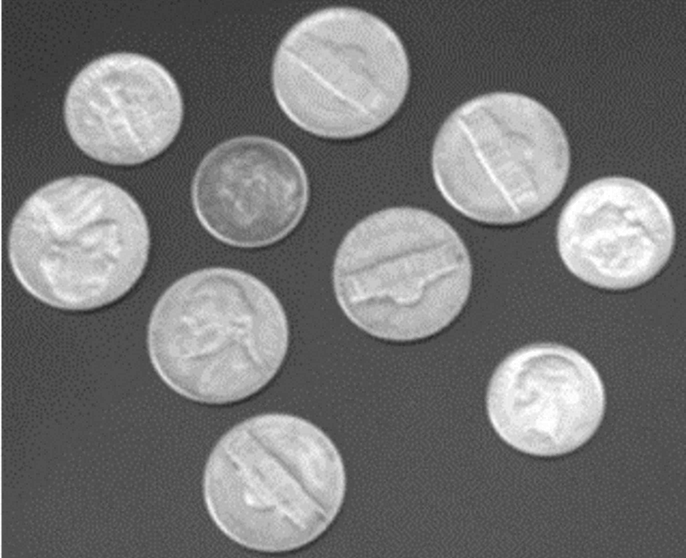
//> input picture work1/coins.png, 686 x 558 px
$ ./coins   (built with g++ and OpenCV 4)
//> lines starting //> are read from the running program, lines starting //| are printed output that depends on the picture; after the words box and inside, x2 and y2 are one past the last pixel; in counts of white or black regions, pixels touching at a corner belong together
#pragma execution_character_set("utf-8")

#include <opencv2/opencv.hpp>
#include <opencv2/geometry.hpp>
#include <filesystem>
#include <iostream>
#include <string>
#include <vector>

using namespace std;

int main() {
    // ---------------- 1. 读图 ----------------
    const string imagePath = "coins.png";
    cv::Mat img = cv::imread(imagePath);
//> img is the input picture: 558 rows x 686 cols, CV_8UC3; min 35, max 255, mean 116.1
    if (img.empty()) {
        cout << "图片加载失败！找不到 " << imagePath << endl;
        cout << "当前工作目录: " << std::filesystem::current_path().string() << endl;
        cout << "请把硬币图存成 coins.png 放到上面这个目录（一般是 Project1）" << endl;
        return -1;
    }

    if (img.cols > 1000) {
        double scale = 1000.0 / img.cols;
        cv::resize(img, img, cv::Size(), scale, scale);
    }
    cout << "图片尺寸: " << img.cols << " x " << img.rows << endl;
//| 图片尺寸: 686 x 558

    // ---------------- 2. 灰度 + 二值化 ----------------
    // 和回形针那张图相反：这里是"亮硬币 + 暗桌面"，
    // 所以要用 THRESH_BINARY（亮的变白、暗的变黑），不能用 THRESH_BINARY_INV。
    // 先做 5x5 高斯模糊，压掉桌面上的颗粒噪点，Otsu 的阈值会更稳。
    cv::Mat gray, blurImg, binary;
    cv::cvtColor(img, gray, cv::COLOR_BGR2GRAY);
    cv::GaussianBlur(gray, blurImg, cv::Size(5, 5), 0);
    cv::threshold(blurImg, binary, 0, 255, cv::THRESH_BINARY | cv::THRESH_OTSU);
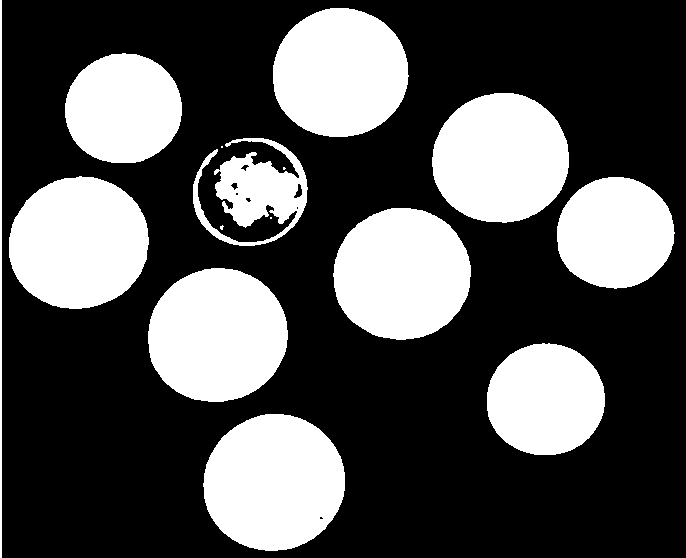
//> binary: 558 rows x 686 cols, CV_8UC1; 32.6% white; 15 white regions (4 under 20 px), largest, box (x1, y1, x2, y2) and area: (203, 414, 345, 551) 15226, (148, 268, 288, 402) 14753, (9, 176, 149, 309) 14586

    // 开运算去掉零星噪点，闭运算把硬币边缘的小缺口补圆
    cv::Mat k3 = cv::getStructuringElement(cv::MORPH_ELLIPSE, cv::Size(3, 3));
    cv::Mat k5 = cv::getStructuringElement(cv::MORPH_ELLIPSE, cv::Size(5, 5));
    cv::morphologyEx(binary, binary, cv::MORPH_OPEN, k3);
//> binary: 558 rows x 686 cols, CV_8UC1; 32.6% white; 14 white regions (3 under 20 px), largest, box (x1, y1, x2, y2) and area: (203, 414, 345, 551) 15226, (148, 268, 288, 402) 14753, (9, 176, 149, 309) 14585
    cv::morphologyEx(binary, binary, cv::MORPH_CLOSE, k5);
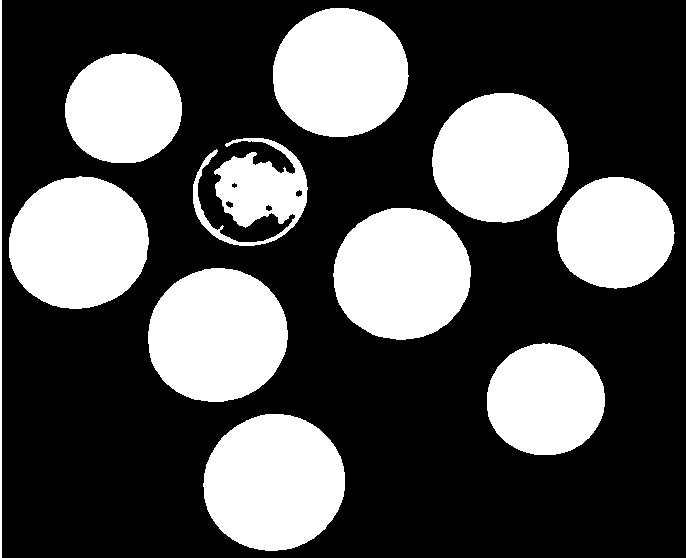
//> binary: 558 rows x 686 cols, CV_8UC1; 32.6% white; 11 white regions

    // ---------------- 3. 找轮廓 ----------------
    vector<vector<cv::Point>> contours;
    cv::findContours(binary, contours, cv::RETR_EXTERNAL, cv::CHAIN_APPROX_SIMPLE);
//> contours = 11 contours; largest, box (x1, y1, x2, y2) and area: (203, 414, 345, 551) 15034, (148, 268, 288, 402) 14558, (9, 176, 149, 309) 14392, (333, 208, 471, 340) 14108, (432, 93, 569, 223) 13842
    cout << "外轮廓总数: " << contours.size() << endl;
//| 外轮廓总数: 11

    // ---------------- 4. 面积过滤 ----------------
    // 硬币是实心圆盘，contourArea 约等于它的实际像素面积（不像回形针有空心部分）。
    // 本图实测：10 枚硬币面积 6119 ~ 15209，占整图 1.6% ~ 4.0%，
    // 其中顶部中间那枚颜色较暗，二值化时被咬掉一块，所以只有 6119。
    // 因此下界放到 0.8%，给偏暗的硬币留余量；上界 8% 用来挡掉粘连和背景。
    double minArea = img.rows * img.cols * 0.008;
//> minArea = 3062.3
    double maxArea = img.rows * img.cols * 0.08;
//> maxArea = 30623
    cout << "有效面积区间: " << minArea << " ~ " << maxArea << endl;
//| 有效面积区间: 3062.3 ~ 30623

    // ---------------- 5. 画圆 + 编号 ----------------
    cv::Mat result = img.clone();
    int count = 0;

    for (size_t i = 0; i < contours.size(); i++) {
        double area = cv::contourArea(contours[i]);

        if (area <= minArea || area >= maxArea) {
            cout << "第 " << i + 1 << " 个轮廓面积 " << area << "  -> 忽略" << endl;
            continue;
        }

        cout << "第 " << i + 1 << " 个轮廓面积 " << area << "  -> 计为硬币" << endl;
        count++;

        // 硬币是圆的，用最小外接圆比矩形框更贴切
        cv::Point2f center;
        float radius = 0;
        cv::minEnclosingCircle(contours[i], center, radius);
        cv::circle(result, center, (int)radius, cv::Scalar(0, 0, 255), 2);
        cv::circle(result, center, 3, cv::Scalar(0, 0, 255), -1);

        cv::putText(result, to_string(count),
            cv::Point((int)(center.x - 10), (int)(center.y + 8)),
            cv::FONT_HERSHEY_SIMPLEX, 0.8, cv::Scalar(0, 255, 0), 2);
    }
//> this loop made 11 passes
//> (area, center, radius) on passes 1 to 10: (15033.5, Point(273.5, 482.5), 71.59), (10291.5, Point(545.5, 401), 59.42), (14558.5, Point(217.1, 336.3), 70.58), (14108.5, Point(401.7, 275.3), 69.08), (10162.5, Point(615.1, 234.3), 59.18), (14392, Point(78, 242.5), 70.75), (5754.5, Point(249.2, 190.7), 58.03), (13842.5, Point(500, 159.5), 68.82), (10006.5, Point(123, 109.5), 58.48), (13650, Point(339.8, 73.97), 68.22)
//> area on pass 11: 557
//| 第 1 个轮廓面积 15033.5  -> 计为硬币
//| 第 2 个轮廓面积 10291.5  -> 计为硬币
//| 第 3 个轮廓面积 14558.5  -> 计为硬币
//| 第 4 个轮廓面积 14108.5  -> 计为硬币
//| 第 5 个轮廓面积 10162.5  -> 计为硬币
//| 第 6 个轮廓面积 14392  -> 计为硬币
//| 第 7 个轮廓面积 5754.5  -> 计为硬币
//| 第 8 个轮廓面积 13842.5  -> 计为硬币
//> (output is shown up to pass 8 of 11)
//> pass 1, `cv::putText(result, to_string(count), cv::Point((int)(center.x - 10), ..`:
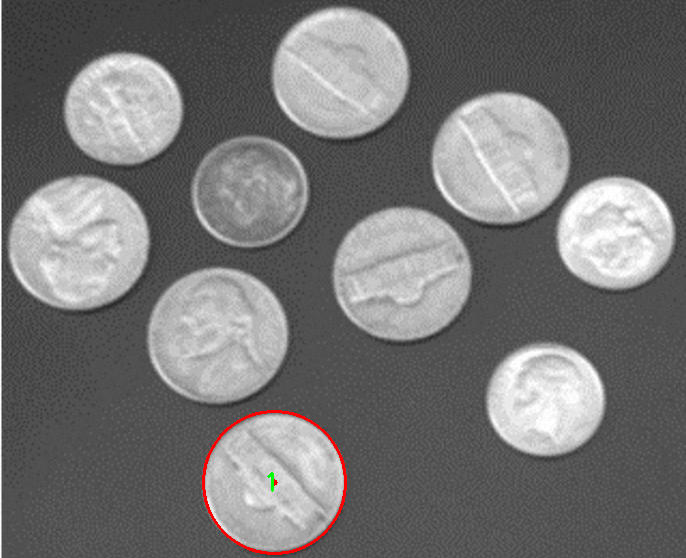
//> result: 558 rows x 686 cols, CV_8UC3; 0.36% of pixels changed, all inside (x1, y1, x2, y2) = (202, 410, 347, 555)
//> pass 2, `cv::putText(result, to_string(count), cv::Point((int)(center.x - 10), ..`:
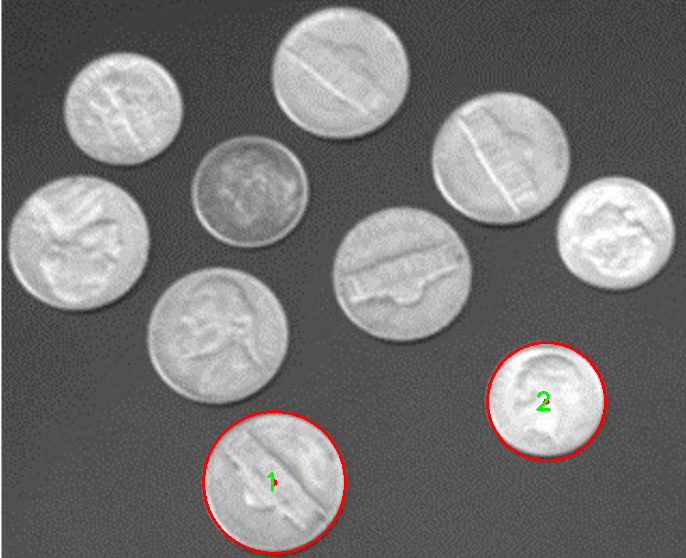
//> result: 558 rows x 686 cols, CV_8UC3; 0.32% of pixels changed, all inside (x1, y1, x2, y2) = (486, 341, 607, 462)
//> pass 3, `cv::putText(result, to_string(count), cv::Point((int)(center.x - 10), ..`:
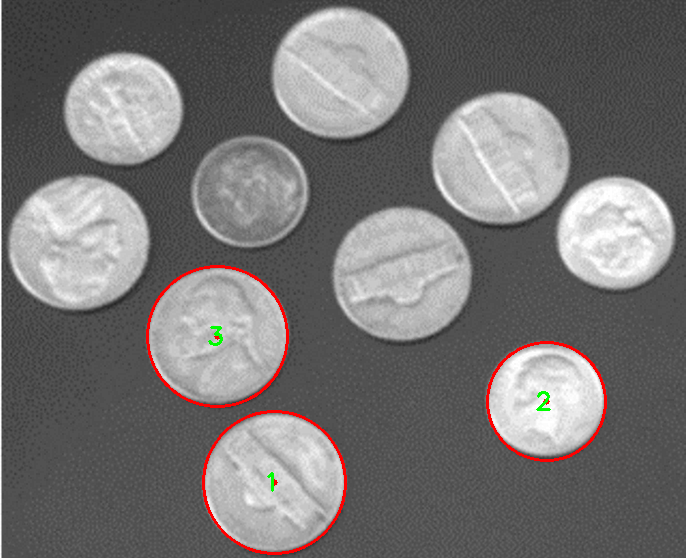
//> result: 558 rows x 686 cols, CV_8UC3; 0.37% of pixels changed, all inside (x1, y1, x2, y2) = (146, 265, 289, 408)
//> after the loop:
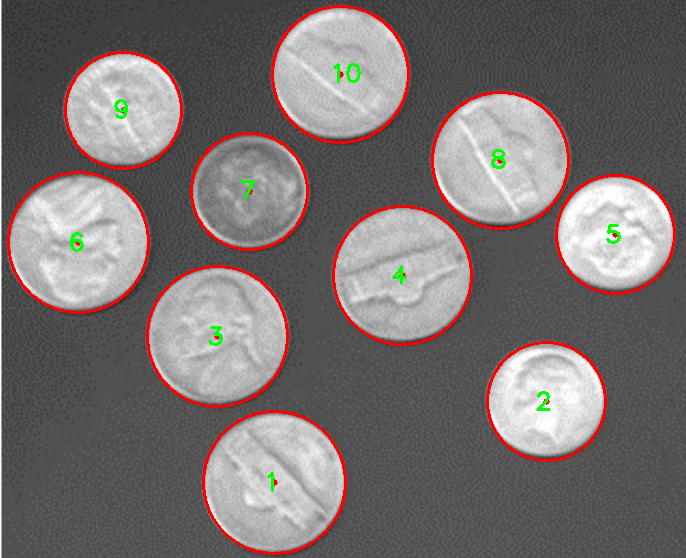
//> result: 558 rows x 686 cols, CV_8UC3; 2.51% of pixels changed, all inside (x1, y1, x2, y2) = (7, 5, 676, 346)
//> after the loop, count = 10

    cv::putText(result, "Total: " + to_string(count), cv::Point(20, 50),
        cv::FONT_HERSHEY_SIMPLEX, 1.5, cv::Scalar(0, 255, 255), 3);
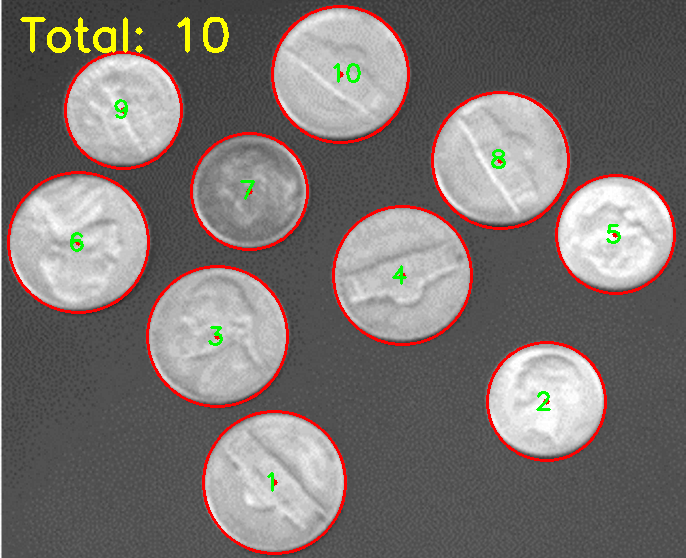
//> result: 558 rows x 686 cols, CV_8UC3; 0.53% of pixels changed, all inside (x1, y1, x2, y2) = (20, 17, 229, 53)

    cout << "======================================" << endl;
    cout << "识别完成，共找到 " << count << " 枚硬币。" << endl;
//| 识别完成，共找到 10 枚硬币。
    cout << "======================================" << endl;

    cv::imwrite("result_coins.png", result);

    cv::imshow("1. Binary Image", binary);
    cv::imshow("2. Coins Result", result);
    cv::waitKey(0);
    return 0;
}
